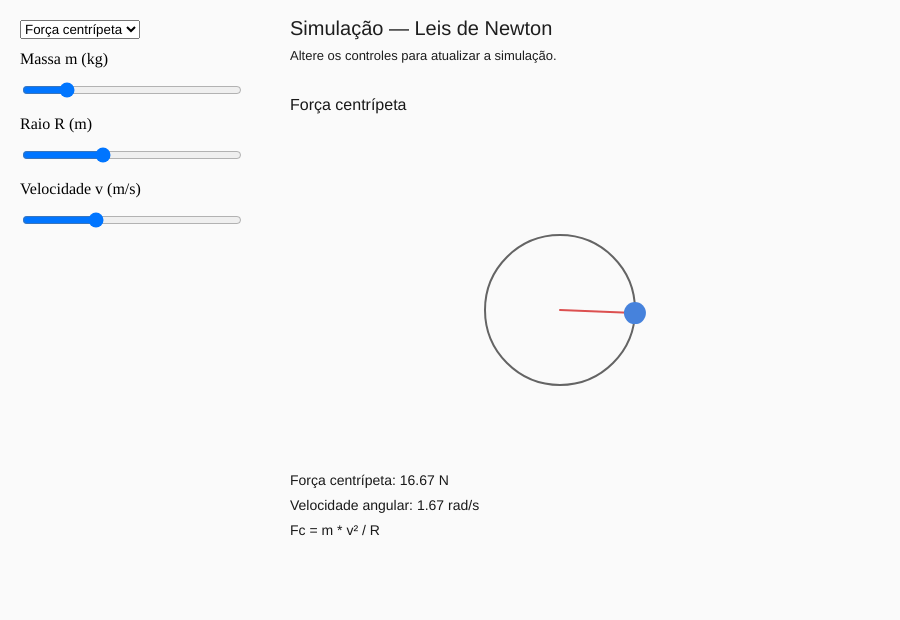
Frame 1 (no input)
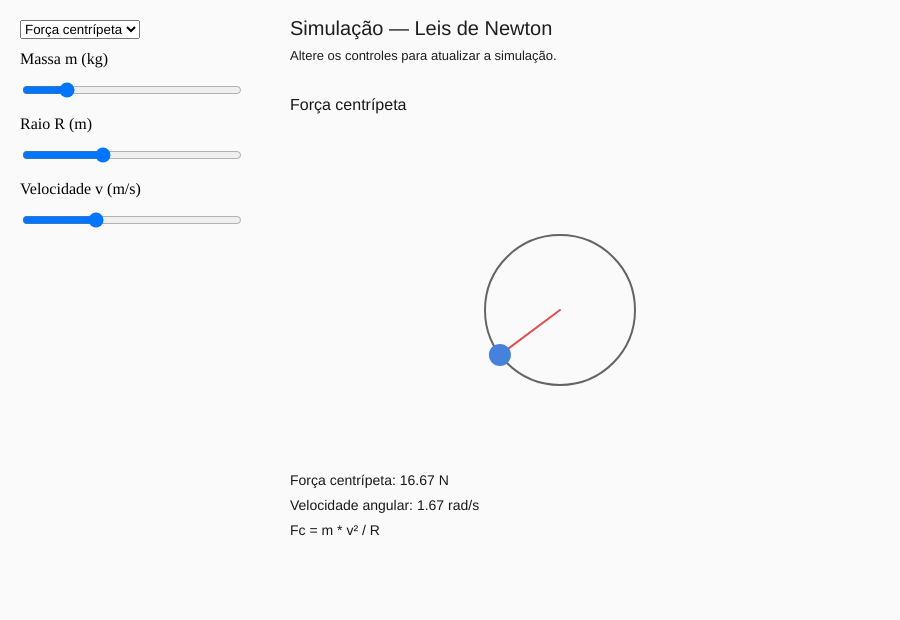
Frame 60 (no input)
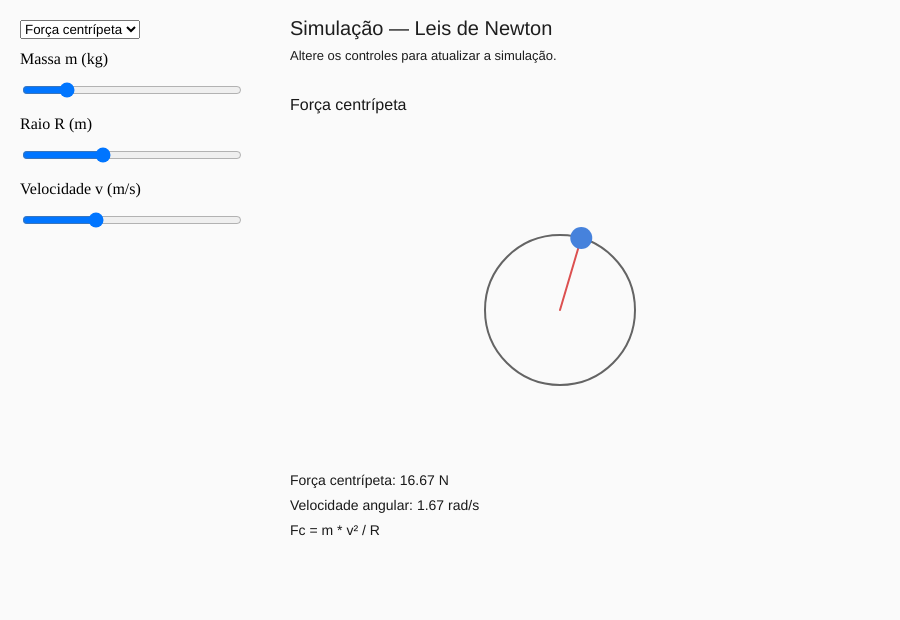
Frame 120 (the mouse pressed at the canvas centre since frame 60)

The p5.js sketch that drew these frames (run headless with seeded random() and noise() and a simulated clock; from frame 60 on, the mouse is pressed at the canvas centre):

// p5.js sketch
// ── sketch.js
// Sistemas: Força centrípeta e Força de arrasto


let modo;
let controles = [];
let rotulos = [];


const G = 9.81;


function setup() {
  createCanvas(900, 620);
  textFont("Arial");


  modo = createSelect();
  modo.position(20, 20);
  modo.option("Força centrípeta");
  modo.option("Força de arrasto");
  modo.changed(configurarControles);


  for (let i = 0; i < 3; i++) {
    let rotulo = createP("");
    rotulo.position(20, 50 + i * 65);
    rotulo.style("margin", "0");
    rotulos.push(rotulo);


    let controle = createSlider(0, 10, 2, 0.1);
    controle.position(20, 80 + i * 65);
    controle.style("width", "220px");
    controles.push(controle);
  }


  configurarControles();
}


function configurarControles() {
  if (modo.value() === "Força centrípeta") {
    definirControle(0, "Massa m (kg)", 0.2, 10, 2, 0.1);
    definirControle(1, "Raio R (m)", 0.2, 8, 3, 0.1);
    definirControle(2, "Velocidade v (m/s)", 0.2, 15, 5, 0.1);
  } else {
    definirControle(0, "Massa m (kg)", 0.2, 10, 2, 0.1);
    definirControle(1, "Arrasto linear b", 0.1, 5, 1, 0.1);
    definirControle(2, "Arrasto quadrático c", 0.1, 5, 0.8, 0.1);
  }
}


function definirControle(i, nome, minimo, maximo, inicial, passo) {
  rotulos[i].html(nome);
  controles[i].attribute("min", minimo);
  controles[i].attribute("max", maximo);
  controles[i].attribute("step", passo);
  controles[i].value(inicial);
}


function draw() {
  background(250);


  fill(30);
  noStroke();
  textSize(20);
  text("Simulação — Leis de Newton", 290, 35);


  textSize(13);
  text("Altere os controles para atualizar a simulação.", 290, 60);


  let p1 = Number(controles[0].value());
  let p2 = Number(controles[1].value());
  let p3 = Number(controles[2].value());


  if (modo.value() === "Força centrípeta") {
    simularForcaCentripeta(p1, p2, p3);
  } else {
    simularArrasto(p1, p2, p3);
  }
}


// SISTEMA 1 — FORÇA CENTRÍPETA
function simularForcaCentripeta(massa, raio, velocidade) {
  // MCU:
  // omega = v/R
  // x(t) = R*cos(omega*t)
  // y(t) = R*sin(omega*t)
  // Fc = m*v²/R


  let omega = velocidade / raio;
  let forca = massa * velocidade ** 2 / raio;


  let centroX = 560;
  let centroY = 310;
  let raioVisual = min(150, raio * 25);


  // Trajetória circular.
  noFill();
  stroke(100);
  strokeWeight(2);
  ellipse(
    centroX,
    centroY,
    raioVisual * 2,
    raioVisual * 2
  );


  // Posição do objeto ao longo da circunferência.
  let angulo = frameCount * 0.025 * omega;
  let x = centroX + raioVisual * cos(angulo);
  let y = centroY + raioVisual * sin(angulo);


  // Linha do centro até o objeto.
  stroke(220, 80, 80);
  line(centroX, centroY, x, y);


  // Objeto em movimento.
  noStroke();
  fill(70, 130, 220);
  circle(x, y, 22);


  // Informações calculadas.
  fill(25);
  textSize(16);
  text("Força centrípeta", 290, 110);


  textSize(14);
  text(
    "Força centrípeta: " + forca.toFixed(2) + " N",
    290, 485
  );


  text(
    "Velocidade angular: " + omega.toFixed(2) + " rad/s",
    290, 510
  );


  text("Fc = m * v² / R", 290, 535);
}


// SISTEMA 2 — FORÇA DE ARRASTO
function simularArrasto(massa, b, c) {

  let vtLinear = massa * G / b;
  let tau = massa / b;
  let vtQuadratico = sqrt(massa * G / c);


  let tempoMaximo = 10;
  let largura = 540;
  let altura = 320;
  let inicioX = 310;
  let inicioY = 150;


  let vmax = max(
    G * tempoMaximo,
    vtLinear,
    vtQuadratico
  ) * 1.05;


  // Eixos do gráfico.
  stroke(80);
  strokeWeight(1);
  line(inicioX, inicioY, inicioX, inicioY + altura);
  line(
    inicioX,
    inicioY + altura,
    inicioX + largura,
    inicioY + altura
  );


  noFill();
  stroke(50, 110, 220);
  strokeWeight(2);
  beginShape();


  for (let i = 0; i <= 150; i++) {
    let t = tempoMaximo * i / 150;
    let v = vtLinear * (1 - exp(-t / tau));


    let x = inicioX + largura * t / tempoMaximo;
    let y = inicioY + altura * (1 - v / vmax);


    vertex(x, y);
  }


  endShape();



  stroke(220, 90, 80);
  beginShape();


  for (let i = 0; i <= 150; i++) {
    let t = tempoMaximo * i / 150;
    let v = vtQuadratico * Math.tanh(G * t / vtQuadratico);


    let x = inicioX + largura * t / tempoMaximo;
    let y = inicioY + altura * (1 - v / vmax);


    vertex(x, y);
  }


  endShape();

  stroke(40, 150, 90);
  beginShape();


  for (let i = 0; i <= 150; i++) {
    let t = tempoMaximo * i / 150;
    let v = G * t;


    let x = inicioX + largura * t / tempoMaximo;
    let y = inicioY + altura * (1 - v / vmax);


    vertex(x, y);
  }


  endShape();

  noStroke();
  fill(25);
  textSize(16);
  text("Velocidade em função do tempo", 290, 110);


  textSize(12);
  text("Tempo (s)", 540, 500);


  push();
  translate(280, 310);
  rotate(-HALF_PI);
  text("Velocidade (m/s)", -55, 0);
  pop();


  fill(50, 110, 220);
  text("Azul: arrasto linear", 320, 510);


  fill(220, 90, 80);
  text("Vermelho: arrasto quadrático", 470, 530);


  fill(40, 150, 90);
  text("Verde: queda livre", 650, 510);


  fill(25);
  textSize(14);


  text(
    "Velocidade terminal linear: " +
    vtLinear.toFixed(2) + " m/s",
    290, 560
  );


  text(
    "Velocidade terminal quadrática: " +
    vtQuadratico.toFixed(2) + " m/s",
    290, 585
  );
}
